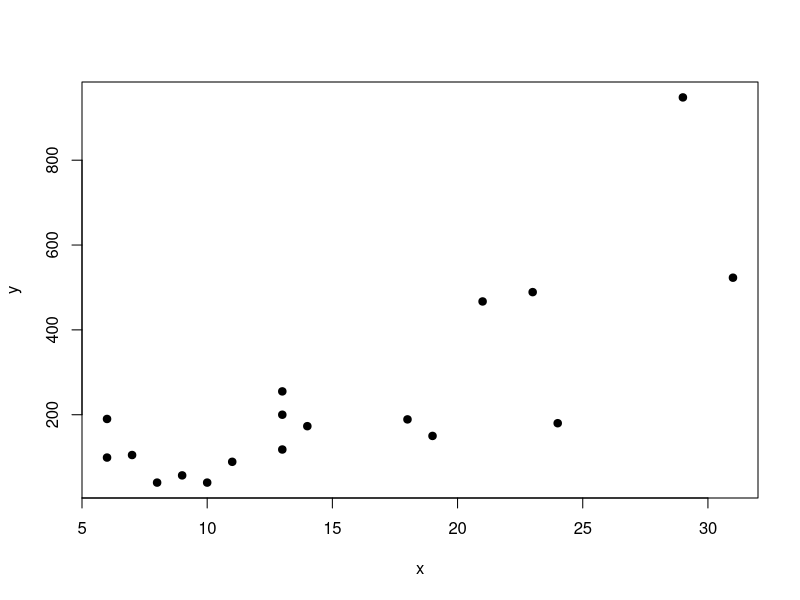

Write R code to recreate this figure.
library(readxl)
BLiga <- read_excel("tut4_BLiga2.xlsx")

x <- BLiga$Punkte
y <- BLiga$Marktwert

plot(x,y,
     pch = 19)

cor(x,y)
